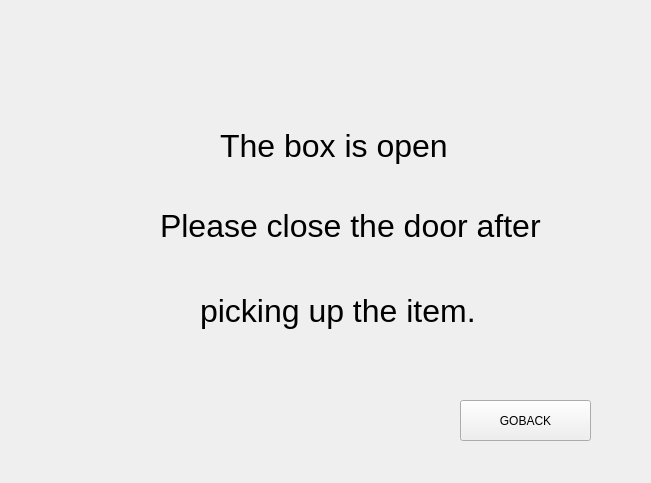
<?xml version="1.0" encoding="UTF-8"?>
<ui version="4.0">
 <class>ctrl4</class>
 <widget class="QWidget" name="ctrl4">
  <property name="geometry">
   <rect>
    <x>0</x>
    <y>0</y>
    <width>651</width>
    <height>483</height>
   </rect>
  </property>
  <property name="windowTitle">
   <string>Form</string>
  </property>
  <widget class="QLabel" name="label">
   <property name="geometry">
    <rect>
     <x>220</x>
     <y>120</y>
     <width>321</width>
     <height>51</height>
    </rect>
   </property>
   <property name="font">
    <font>
     <pointsize>24</pointsize>
    </font>
   </property>
   <property name="text">
    <string>The box is open</string>
   </property>
   <property name="wordWrap">
    <bool>true</bool>
   </property>
  </widget>
  <widget class="QPushButton" name="pushButton">
   <property name="geometry">
    <rect>
     <x>460</x>
     <y>400</y>
     <width>131</width>
     <height>41</height>
    </rect>
   </property>
   <property name="text">
    <string>GOBACK</string>
   </property>
  </widget>
  <widget class="QLabel" name="label_2">
   <property name="geometry">
    <rect>
     <x>160</x>
     <y>210</y>
     <width>391</width>
     <height>31</height>
    </rect>
   </property>
   <property name="font">
    <font>
     <pointsize>24</pointsize>
    </font>
   </property>
   <property name="text">
    <string>Please close the door after </string>
   </property>
   <property name="wordWrap">
    <bool>true</bool>
   </property>
  </widget>
  <widget class="QLabel" name="label_3">
   <property name="geometry">
    <rect>
     <x>200</x>
     <y>290</y>
     <width>341</width>
     <height>41</height>
    </rect>
   </property>
   <property name="font">
    <font>
     <pointsize>24</pointsize>
    </font>
   </property>
   <property name="text">
    <string>picking up the item.</string>
   </property>
   <property name="wordWrap">
    <bool>true</bool>
   </property>
  </widget>
 </widget>
 <resources/>
 <connections/>
</ui>
